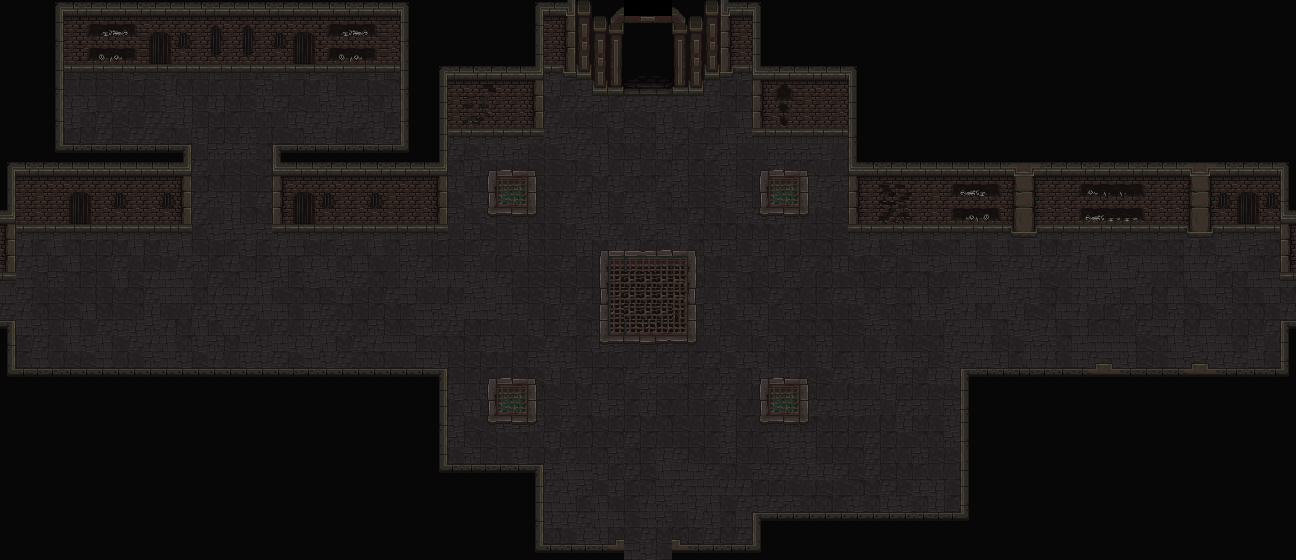

The image is a tile-based game level rendered from a .tmx file. Its description and source (layers, tilesets, objects; grid data summarised) follow:
An orthogonal 81x35 tile map with 16x16 px tiles, 3 tile layers (Terra, suelo2, Parets), 3 hidden layers not drawn, 2 tilesets.

<map version="1.5" tiledversion="1.7.2" orientation="orthogonal" renderorder="right-down" width="81" height="35" tilewidth="16" tileheight="16" infinite="0" nextlayerid="10" nextobjectid="1">
 <tileset firstgid="1" name="Floor1_TileSet" tilewidth="16" tileheight="16" tilecount="2560" columns="64">
  <image source="../Sprites/Maps/RF_Catacombs_v1.0/mainlevbuild.png" width="1024" height="640" />
 </tileset>
 <tileset firstgid="2561" name="Colisions" tilewidth="16" tileheight="16" tilecount="6" columns="6">
  <image source="../Sprites/Maps/Colisions.png" width="96" height="16" />
 </tileset>
 <layer id="2" name="Terra" width="81" height="35">
  <data>[2835 cells, 2814 non-empty, 39 distinct tile ids]</data>
 </layer>
 <layer id="7" name="suelo2" width="81" height="35">
  <data>[2835 cells, 188 non-empty, 53 distinct tile ids]</data>
 </layer>
 <layer id="1" name="Parets" width="81" height="35">
  <data>[2835 cells, 2009 non-empty, 234 distinct tile ids]</data>
 </layer>
 <layer id="5" name="Porta" width="81" height="35" visible="0">
  <data>[2835 cells, 8 non-empty, 8 distinct tile ids]</data>
 </layer>
 <layer id="3" name="Colisions" width="81" height="35" visible="0" opacity="0.54">
  <data>[2835 cells, 256 non-empty, 1 distinct tile ids]</data>
 </layer>
 <layer id="9" name="Enemics" width="81" height="35" visible="0">
  <data>[2835 cells, 1 non-empty, 1 distinct tile ids]</data>
 </layer>
</map>
